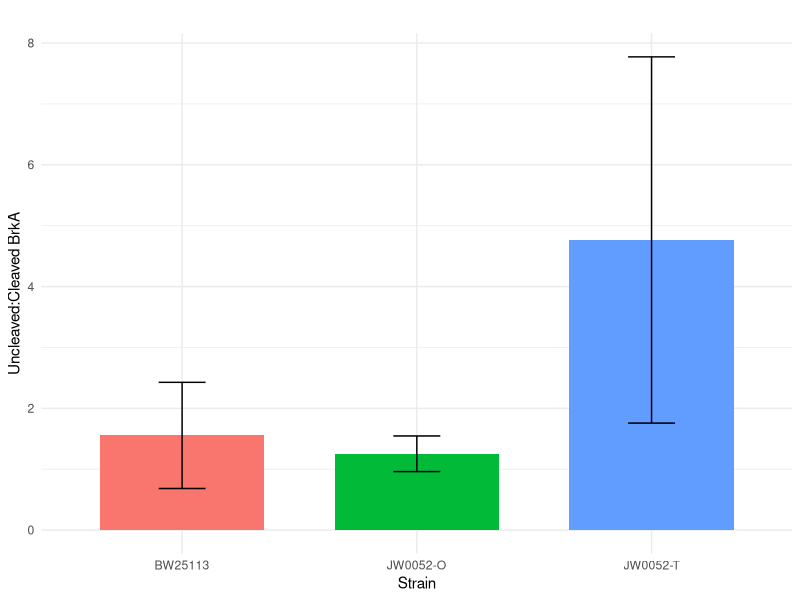
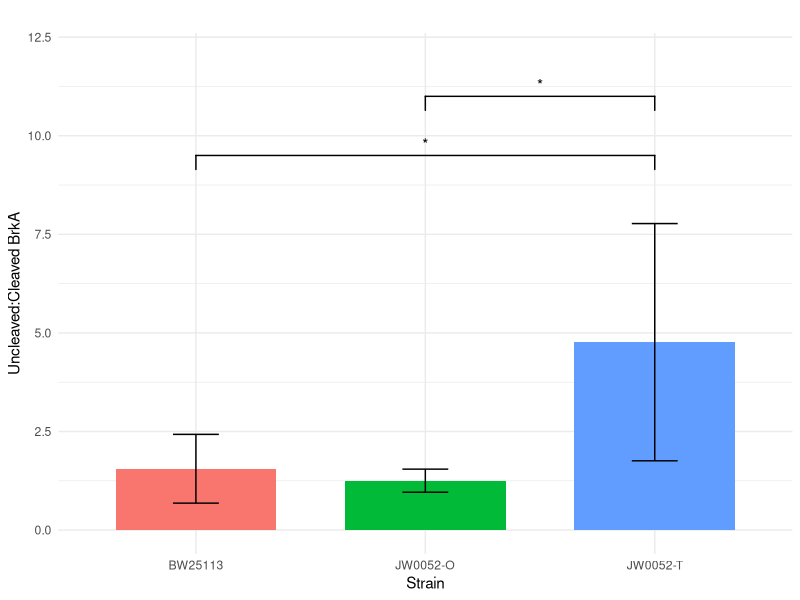

Recreate these plots in R, in order.
library(dplyr)
library(ggplot2)
library(ggsignif)


# manually setting up small dataframe of uncleaved/cleaved ratios
df <- data.frame(
  replicate = rep(1:5, 3),
  strain = rep(c("BW25113", "JW0052-O", "JW0052-T"), each = 5),
  ratio = c(1.533743049, 1.086889208, 3.069795065, 1.064075768, 1.019896929,
            1.348154101, 1.178908676, 1.006219478, 1.713837556, 1.019843676,
            3.541619037, 4.542294511, 2.952085883, 2.785979036, 10.00331502)
)

#  indicating IPTG induction status
df <- df %>%
  mutate(IPTG = ifelse(replicate %in% c(4,5), "Yes", "No"))


print(df)

# Run two-way ANOVA (strain and IPTG as factors)
anova_results <- aov(ratio ~ strain * IPTG, data = df)
summary(anova_results)

anova_strain <- aov(ratio ~ strain, data = df)
summary(anova_strain)

# Tukey's post-hoc test to identify specific differences:
TukeyHSD(anova_strain)

collapsed_df <- df %>%
  group_by(strain) %>%
  summarise(
    mean_ratio = mean(ratio),
    sd_ratio = sd(ratio),
    .groups = "drop"
  )

plot <- ggplot(collapsed_df, aes(x = strain, y = mean_ratio, fill = strain)) +
  geom_bar(stat = "identity", width = 0.7) +
  geom_errorbar(aes(ymin = mean_ratio - sd_ratio, ymax = mean_ratio + sd_ratio),
                width = 0.2) +
  labs(
    title = "",
    x = "Strain",
    y = "Uncleaved:Cleaved BrkA"
  ) +
  theme_minimal() +
  theme(
    text = element_text(size = 11),
    plot.title = element_text(hjust = 0.5),
    legend.position = "none"
  )

plot

plot_final<- plot +
  geom_signif(
    annotations = c("*", "*"),
    y_position = c(9.5, 11),  
    xmin = c(1, 2),
    xmax = c(3, 3),
    tip_length = 0.05,
    textsize = 4
  ) + coord_cartesian(ylim = c(0, 12), clip = "off")

plot_final
